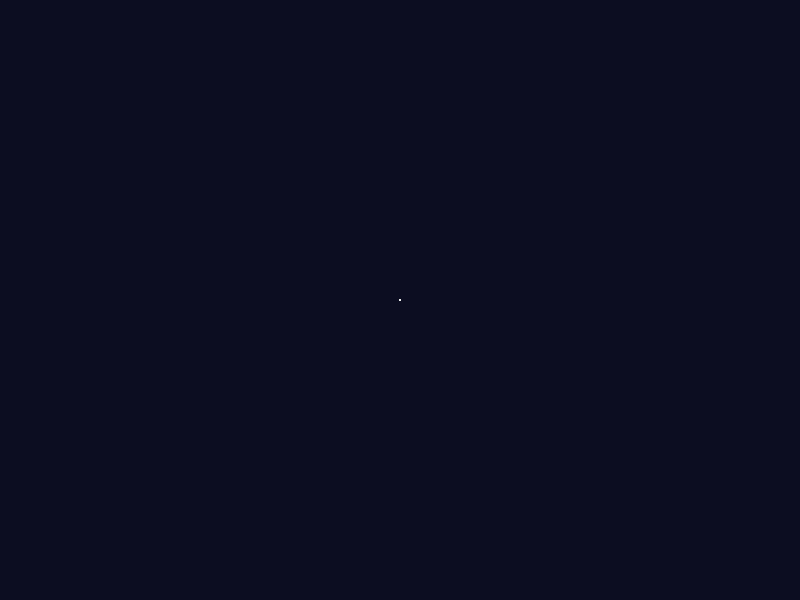
Frame 1 (no input)
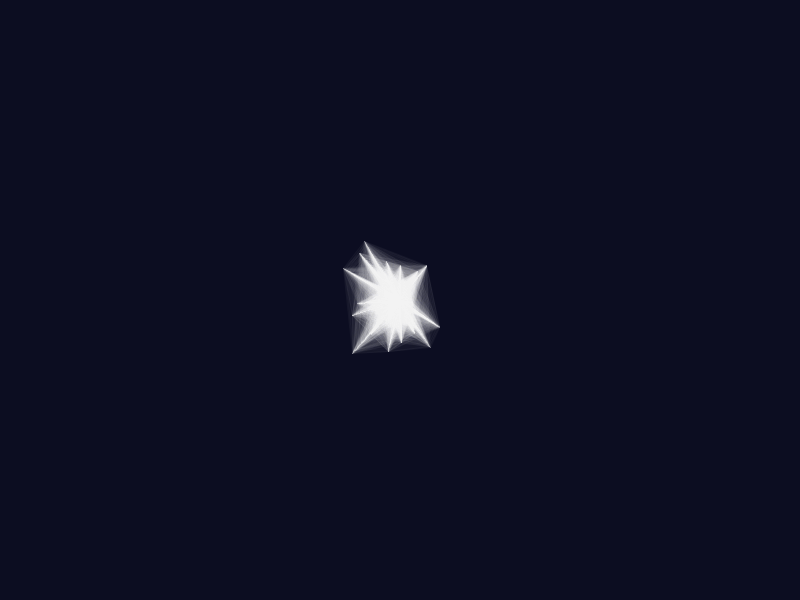
Frame 60 (the mouse pressed at the canvas centre just before this capture)
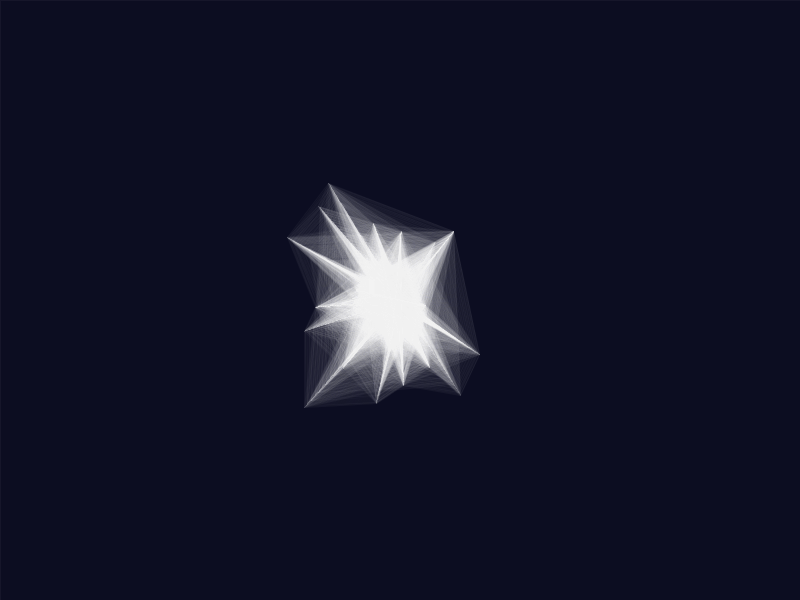
Frame 120 (the mouse held since frame 60 and released just before this capture)

The Processing sketch that drew these frames (run headless with seeded random() and noise(); from frame 60 on, the mouse is pressed at the canvas centre):

// Processing sketch: processing_151142
// ── processing_151142.pde

/* (my variation)
 * Creative Coding
 * Week 3, 04 - spinning top: curved motion with sin() and cos()
 * by Indae Hwang and Jon McCormack
 * Copyright (c) 2014 Monash University
 *
 * This sketch is the first cut at translating the motion of a spinning top
 * to trace a drawing path. This sketch traces a path using sin() and cos()
 *
 */

float rad;       // radius for the moving hand
int num = 25; // number of 'spinning tops'
int edge = 100;
PVector[] loc = new PVector[num]; // location array, using PVector to avoid additional arrays
PVector[] vel = new PVector[num]; // velocity array, using PVector to avoid additional arrays
int[] dir = new int[num];
float[] offSet = new float[num];
float[] tDist = new float[num];

void setup() {
  size(800, 600);
  createStuff();
}


void draw() {
  if (frameCount%100 == 0) {
    fill(0, 2);
    rect(0, 0, width, height);
  }
  rad = radians(frameCount);

  // calculate new position

  for (int i=0; i<loc.length; i++) {
    loc[i].add(vel[i]); // add one velocity unit to the current location of the anchor
    float max = 1;
    float min = 0.5;
    //When the shape hits the edge of the window, it reverses its direction and changes velocity
    if (loc[i].x > width-edge || loc[i].x < edge) {
      vel[i].x = vel[i].x > 0 ? -random(min, max) : random(min, max);
    }

    if (loc[i].y > height-edge || loc[i].y < edge) {
      vel[i].y = vel[i].y > 0 ? -random(min, max) : random(min, max);
    }

    float bx = loc[i].x + tDist[i] * sin(rad+offSet[i])*dir[i];
    float by = loc[i].y + tDist[i] * cos(rad+offSet[i])*dir[i];    

    float radius = 100 * sin(rad*0.1);
    float handX = bx + radius * sin(rad*3)*dir[i];
    float handY = by + radius * cos(rad*3)*dir[i];
  }

  for (int i=0; i<num; i++) {
    for (int j=0; j<i; j++) {
      float distance = dist(loc[i].x, loc[i].y, loc[j].x, loc[j].y);
      if (distance < tDist[i]) {
        stroke(#ffffff, 10);
        line(loc[i].x, loc[i].y, loc[j].x, loc[j].y);
      }
    }
  }
}

void mouseClicked() {
  createStuff();
}

void createStuff() {
  background(#0C0D21);  
  for (int i=0; i<num; i++) {
    loc[i] = new PVector(width/2, height/2);
    // dx and dy are the small change in position each frame
    float dx = random(-1, 1);
    float dy = random(-1, 1);
    vel[i] = new PVector(dx, dy);
    // clock-wise or non-clockwise
    float r = random(1);
    dir[i] = r>0.5 ? 1 : -1;
    offSet[i] = random(TWO_PI);
    tDist[i] = random(50, 200);
  }
}
